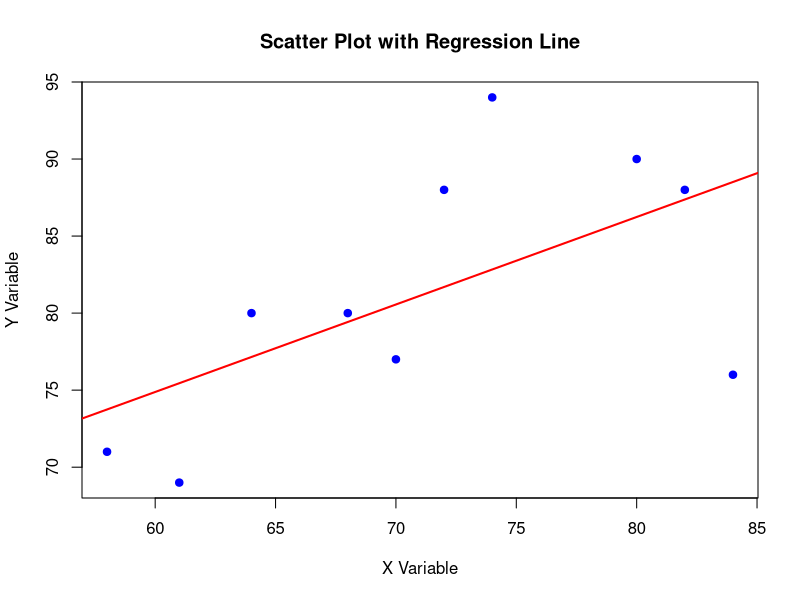

Recreate this plot in R.
# 1. Define the data
x <- c(70, 74, 72, 68, 58, 84, 82, 64, 80, 61)
y <- c(77, 94, 88, 80, 71, 76, 88, 80, 90, 69)

# 2. Generate the Scatter Plot 
plot(x, y, 
     main = "Scatter Plot with Regression Line",
     xlab = "X Variable", 
     ylab = "Y Variable", 
     pch = 19, col = "blue")

# 3. Calculate the Linear Regression Model 
model <- lm(y ~ x)
summary(model)

# Add the regression line to the plot
abline(model, col = "red", lwd = 2)

# Extract coefficients
a <- round(coef(model)[1], 2) # Intercept
b <- round(coef(model)[2], 2) # Slope

cat("Regression Equation: Y =", a, "+", b, "X\n")

# 4. Interpretation
cat("Interpretation: For every 1 unit increase in X, Y increases by", b, "units.\n")

# 5. Predictions (Question 3)
# Predicting for X = 65 (as in your first example)
pred_65 <- a + (b * 65)
cat("Prediction for X = 65: Y =", pred_65, "\n")
